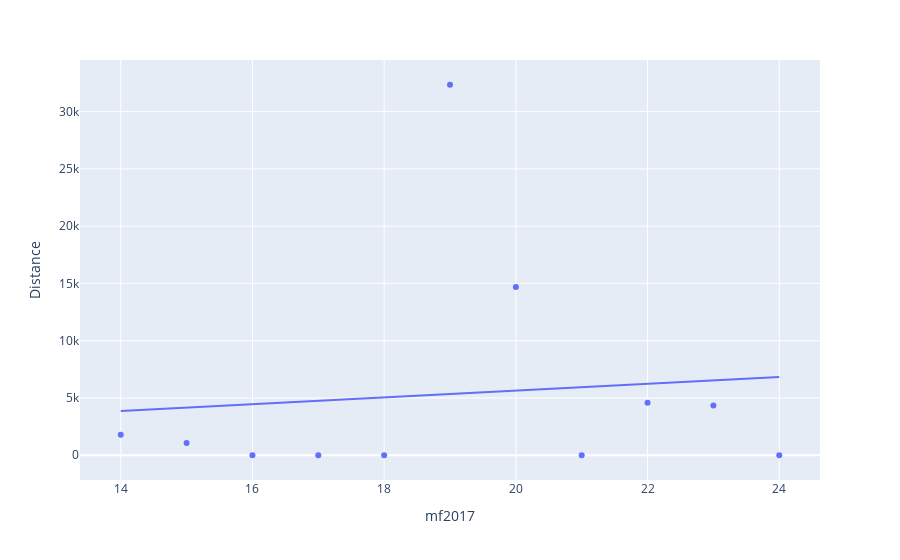

Notebook cell for this chart:
### Code cell
px.scatter(df[df["Loyalty Number"]==ln[0]], x="mf2017", y="Distance", trendline="ols")

### Figure 1 — Plotly figure (JSON) as saved in the notebook; plotly's stock layout.template omitted (floating-point values rounded to 4 significant figures)
{"data": [{"hovertemplate": "mf2017=%{x}<br>Distance=%{y}<extra></extra>", "legendgroup": "", "marker": {"color": "#636efa", "symbol": "circle"}, "mode": "markers", "name": "", "orientation": "v", "showlegend": false, "type": "scatter", "x": [24, 23, 22, 21, 20, 19, 18, 17, 16, 15, 14], "xaxis": "x", "y": [0, 4338, 4588, 0, 14680, 32340, 0, 0, 0, 1069, 1786], "yaxis": "y"}, {"hovertemplate": "<b>OLS trendline</b><br>Distance = 296.273 * mf2017 + -283.636<br>R<sup>2</sup>=0.009741<br><br>mf2017=%{x}<br>Distance=%{y} <b>(trend)</b><extra></extra>", "legendgroup": "", "marker": {"color": "#636efa", "symbol": "circle"}, "mode": "lines", "name": "", "showlegend": false, "type": "scatter", "x": [14, 15, 16, 17, 18, 19, 20, 21, 22, 23, 24], "xaxis": "x", "y": [3864.0, 4160.0, 4457.0, 4753.0, 5049.0, 5346.0, 5642.0, 5938.0, 6234.0, 6531.0, 6827.0], "yaxis": "y"}], "layout": {"legend": {"tracegroupgap": 0}, "margin": {"t": 60}, "xaxis": {"anchor": "y", "domain": [0, 1], "title": {"text": "mf2017"}}, "yaxis": {"anchor": "x", "domain": [0, 1], "title": {"text": "Distance"}}}}
